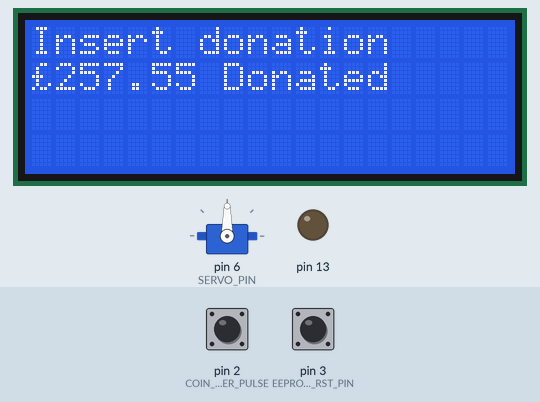
This sketch was run on a simulated Arduino Uno, built with avr-gcc and run on an emulated ATmega328P. Parts: 20×4 character LCD, servo, output pins drawn as LEDs (lit = HIGH). The test bench sets the inputs (shaded band); at power-on: pin 2 (COIN_COUNTER_PULSE) HIGH, pin 3 (EEPROM_RST_PIN) HIGH. EEPROM starts erased; what the sketch prints to the serial monitor is not drawn.

Above: at 1.3 s.
1.4 s: pin 2 (COIN_COUNTER_PULSE) pulled LOW for 0.15 s
At 2.3 s:
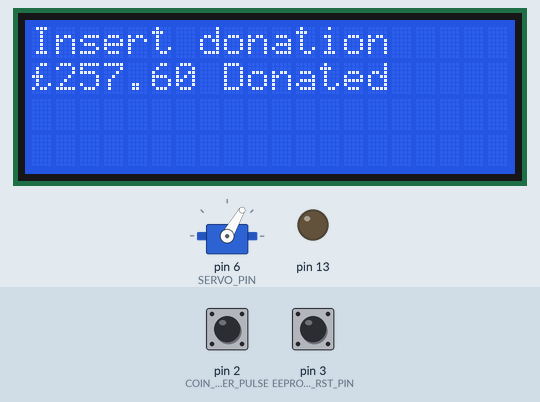
4.5 s: pin 3 (EEPROM_RST_PIN) pulled LOW for 0.15 s
At 5.2 s:
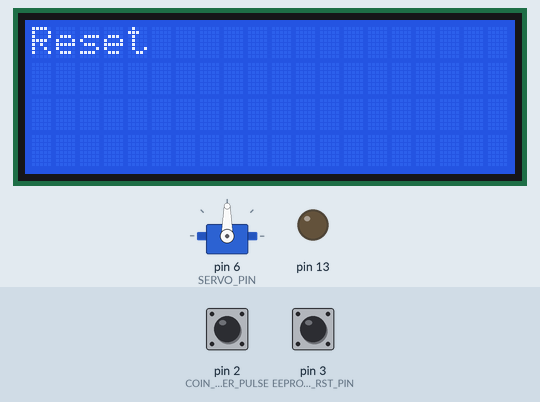
7.2 s: pin 2 (COIN_COUNTER_PULSE) pulled LOW for 1 s
At 7.42 s:
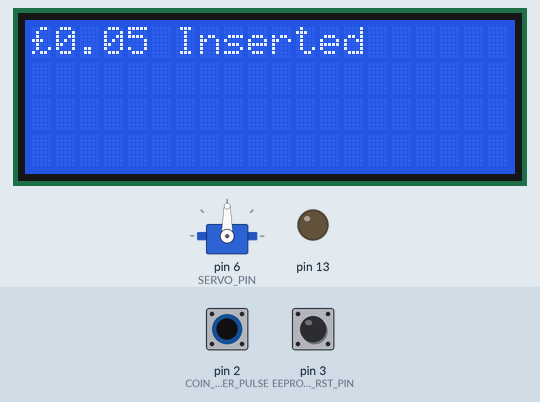
9.7 s: pin 3 (EEPROM_RST_PIN) pulled LOW for 1 s
At 13.3 s:
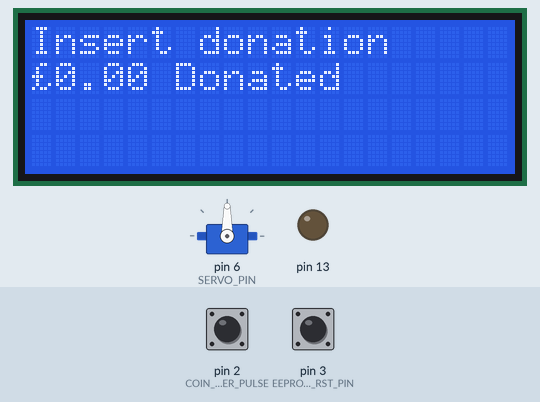
Timing chart, 0 to 14.5 s (numbered marks = the images above; inputs shaded):
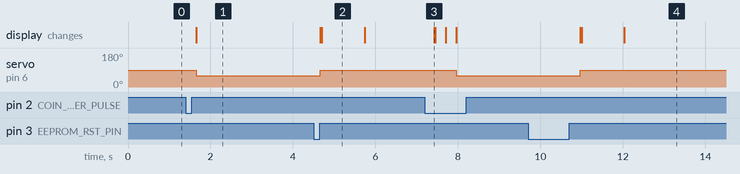

The sketch:

HeathRobinson.ino
```cpp
#include <Arduino.h>
#include <Wire.h>
#include <LiquidCrystal_I2C.h>
#include <EEPROM.h>
#include <Servo.h>

#define COIN_COUNTER_PULSE 2
#define EEPROM_RST_PIN 3
#define SERVO_PIN 6

#define SERVO_CLOSED 90
#define SERVO_OPEN 60

#define MAX_PULSES 6
// Milliseconds to wait for pulses before stopping counting
#define THRESH_PULSE_WAIT 200

// LCD Debugging
#define DEBUG true

// Minimum spend (in pence) to make servo open
#define MIN_SPEND 50

// EEPROM addresses
#define TOTAL_POUND_ADDR 1
#define TOTAL_PENCE_ADDR 2

// Initialise vars
LiquidCrystal_I2C lcd(0x27, 20, 4); // set the LCD address to 0x27 for a 16 chars and 2 line display
Servo servo;

float i;
int totalPence = EEPROM.read(TOTAL_POUND_ADDR) * 100;
int tempCount = 0;
volatile float pulses = 0;
volatile bool resetFlag = false;
unsigned long timeOfLastPulse = 0;

byte pound[8] = {
  0b00110,
  0b01000,
  0b01000,
  0b11100,
  0b01000,
  0b01001,
  0b10110,
  0b00000
};

// Conversion from number of pulses to pence
int penceLookup[MAX_PULSES] = {
  5,
  10,
  20,
  50,
  100,
  200
};


void setup()
{
  tempCount = EEPROM.read(TOTAL_PENCE_ADDR);
  totalPence += tempCount;

  // Open serial communications and wait for port to open:
  Serial.begin(9600);
  Serial.println("Coin Acceptor Ready!");

  // set up the LCD's number of columns and rows:
  //  lcd.begin(16, 2);
  lcd.init();
  lcd.backlight();
  lcd.setCursor(1, 0);
  lcd.createChar(0, pound);

  // Attach servo to servo pin and set to 0 degrees
  servo.attach(SERVO_PIN);
  servo.write(SERVO_CLOSED);

  pinMode(13, OUTPUT);

  pinMode(EEPROM_RST_PIN, INPUT_PULLUP);
  pinMode(COIN_COUNTER_PULSE, INPUT_PULLUP);
  attachInterrupt(digitalPinToInterrupt(EEPROM_RST_PIN), resetISR, FALLING);
  attachInterrupt(digitalPinToInterrupt(COIN_COUNTER_PULSE), pulseRegistered, FALLING);

  displayTotal();
  resetFlag = false;
}

void loop()
{
  displayTotal();
  // Wait until we get a coin or we need to reset
  while(digitalRead(COIN_COUNTER_PULSE) == HIGH
        && resetFlag == false) {}

  // If we broke the loop because of a reset, do the reset.
  // Else, it was because of a coin, so process that.
  if(resetFlag == true){
    Serial.println(resetFlag);
    reset();
  }
  else {
    int pulses = countPulses();
    Serial.print("Pulses: ");
    Serial.println(pulses);

    int pence;
    if(pulses <= MAX_PULSES){
      pence = penceLookup[pulses - 1];
    }

    totalPence += pence;
    tempCount += pence;

    EEPROM.write(TOTAL_POUND_ADDR, totalPence / 100);
    EEPROM.write(TOTAL_PENCE_ADDR, totalPence % 100);

    Serial.print("Amount inserted: ");
    Serial.println(poundsFromPence(totalPence));

    // clear the LCD
    lcd.clear();
    lcd.write(byte(0));
    lcd.setCursor(1, 0);
    lcd.print(poundsFromPence(tempCount) + " Inserted");

    if (tempCount >= MIN_SPEND)
    {
      displayTotal();
      openServo();
      tempCount = 0;
    }
  }
}

// Return string containing pounds from pence
String poundsFromPence(int pence)
{
  // If it's an exact pound
//  if(pence % 100 == 0){
//    return (String)(pence / 100) + ".00";
//  }
//  // If it's an exact 10 (eg £5.60)
//  else if(pence % 100 == 10){
//    return (String)(pence / 100) + ".0";
//  }
//  return (String)(pence / 100) + "." + (String)(pence % 100);
    return (String)(pence / 100) + "." + padPence(pence % 100);
}

// Return '05' for 5 pence, '10' for 10 pence etc
String padPence(int pence)
{
 if(pence < 10){
   return "0" + (String)pence;
 }
 return (String)pence;
}

// Count the number of pulses sent by the coin counter.
// This function should be triggered just after the pin has gone LOW for the
// first pulse.
int countPulses()
{
  timeOfLastPulse = millis();
  while(millis() - timeOfLastPulse < THRESH_PULSE_WAIT){}
  int result = pulses;
  // Reset for next time
  pulses = 0;
  return result;
}

void pulseRegistered()
{
  timeOfLastPulse = millis();
  pulses += 1;
}

void resetISR()
{
 resetFlag = true;
}

void reset()
{
  EEPROM.write(TOTAL_POUND_ADDR, 0);
  EEPROM.write(TOTAL_PENCE_ADDR, 0);
  totalPence = 0;

  Serial.println("Resetting");
  lcd.clear();
  lcd.print("Reset");
  delay(1000);
  lcd.clear();
  displayTotal();
  resetFlag = false;
}

void openServo()
{
  servo.write(SERVO_OPEN);
  Serial.println("Servo open");

  delay(3000);

  //Clear LCD and close servo
  lcd.clear();
  servo.write(SERVO_CLOSED);
  Serial.println("Servo closed");
}

void displayTotal()
{
  Serial.print("Displaying total");
  Serial.print("Total: £");
  Serial.println(poundsFromPence(totalPence));
  lcd.clear();
  lcd.setCursor(0, 1);
  lcd.write(byte(0));
  lcd.setCursor(1, 1);
  lcd.print(poundsFromPence(totalPence) + " Donated");

  lcd.setCursor(0, 0);
  lcd.print("Insert donation");
}
```

Measured:
- after the input at 1.4 s, servo on pin 6 (SERVO_PIN): 90° → 60° after 0.25 s; the display: changes after 0.25 s (image 1)
- after the input at 4.5 s, the display: first differs from a run without the input after 0.20 s (image 2)
- after the input at 7.2 s, servo on pin 6 (SERVO_PIN): 90° → 60° after 0.76 s; the display: changes after 0.22 s (image 3)
- after the input at 9.7 s, the display: first differs from a run without the input after 1.3 s (image 4 shows a later state)
- what the display in image 2 shows lasts 1.0 s, from 4.7 s to 5.7 s
